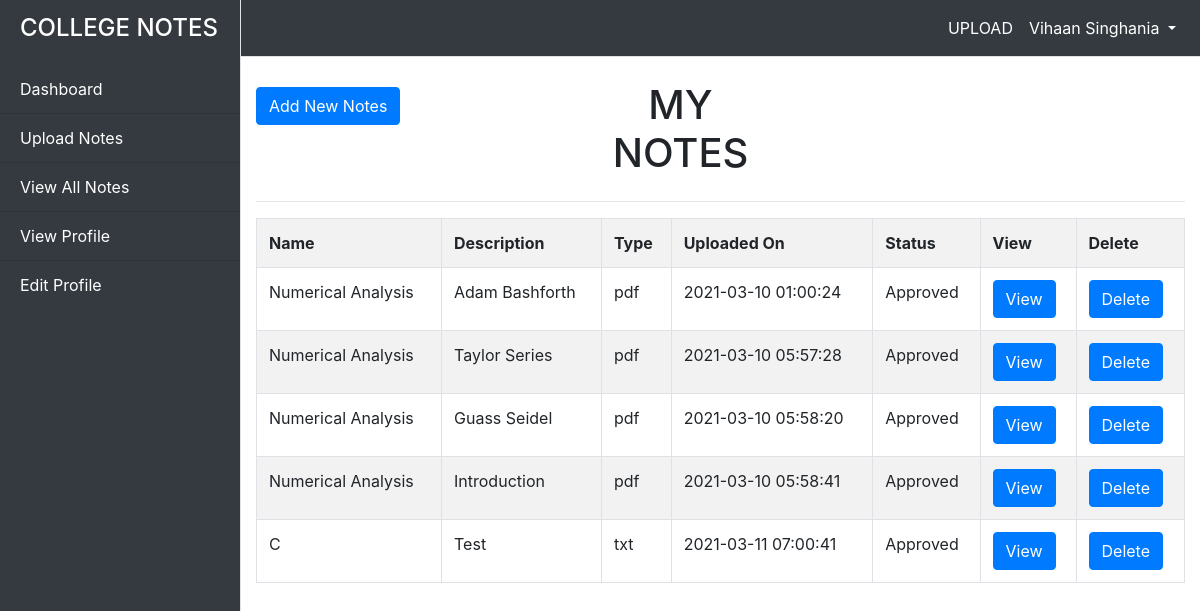
The page /dashboard.php?loginid=6&mynotes=1 on the database its author committed.
### tables this page shows
CREATE TABLE `users` (
  `ID` int(11) NOT NULL,
  `Name` varchar(225) NOT NULL,
  `email` varchar(225) NOT NULL,
  `Username` varchar(225) NOT NULL,
  `Password` varchar(225) NOT NULL,
  `Gender` varchar(225) NOT NULL,
  `Role` varchar(225) NOT NULL,
  `Course` varchar(225) NOT NULL,
  `Image` varchar(225) NOT NULL,
  `About` varchar(225) NOT NULL,
  `Joindate` date NOT NULL
);

CREATE TABLE `uploads` (
  `FILE_ID` int(11) NOT NULL,
  `FILE_NAME` varchar(225) NOT NULL,
  `FILE_DESCRIPTION` text NOT NULL,
  `FILE_TYPE` varchar(225) NOT NULL,
  `FILE_UPLOADER` varchar(225) NOT NULL,
  `FILE_UPLOADED_ON` timestamp NOT NULL DEFAULT current_timestamp(),
  `FILE_UPLOADED_TO` varchar(225) NOT NULL,
  `FILE` varchar(225) NOT NULL,
  `STATUS` varchar(225) NOT NULL
);

### dashboard.php (the view, shortened to what this page needs)
<?php
    if(!isset($_GET['loginid']))
    {
        header("location:index.php?lo=1");
    }
    else
    {
        $conn=mysqli_connect("localhost","root","","project2");
        $id=$_GET['loginid'];
        $sel1="select * from users where ID=$id";
        $res1=mysqli_query($conn,$sel1);
        $res2=mysqli_fetch_array($res1);
    }
?>
<!doctype html>
<html lang="en">
  <head>
    <link rel="stylesheet" href="https://stackpath.bootstrapcdn.com/bootstrap/4.5.2/css/bootstrap.min.css">
  </head>
  <body>
    <div class="d-flex" id="wrapper">
        <div class="bg-dark border-right text-white" id="sidebar-wrapper">
            <div class="sidebar-heading"><p class="h4">COLLEGE NOTES</p></div>
                <div class="list-group list-group-flush">
                    <a href="dashboard.php?loginid=<?php echo $res2[0];?>" class="list-group-item text-white list-group-item-action bg-dark">Dashboard</a>
                    <a href="dashboard.php?loginid=<?php echo $res2[0];?>&upload=1" class="list-group-item text-white list-group-item-action bg-dark">Upload Notes</a>
                    <a href="dashboard.php?loginid=<?php echo $res2[0];?>&mynotes=1" class="list-group-item text-white list-group-item-action bg-dark">View All Notes</a>
                    <a href="dashboard.php?loginid=<?php echo $res2[0];?>&viewprof=1" class="list-group-item text-white list-group-item-action bg-dark">View Profile</a>
                    <a href="dashboard.php?loginid=<?php echo $res2[0];?>&editprof=1" class="list-group-item text-white list-group-item-action bg-dark">Edit Profile</a>
                </div>
            </div>
            <div id="page-content-wrapper">
                <nav class="navbar navbar-expand-lg navbar-dark bg-dark border-bottom">
                    <div class="collapse navbar-collapse text-center" id="navbarSupportedContent">
                        <ul class="navbar-nav ml-auto mt-2 mt-lg-0">
                            <li class="nav-item">
                                <a class="nav-link text-white" href="dashboard.php?loginid=<?php echo $res2[0];?>&upload=1">UPLOAD</a>
                            </li>
                            <?php
                                $sel5="select * from users where ID=$res2[0]";
                                $res9=mysqli_query($conn,$sel5);
                                $res10=mysqli_fetch_array($res9);
                            ?>
                            <li class="nav-item dropdown">
                                <a class="nav-link text-white dropdown-toggle" href="#" id="navbarDropdown" role="button" data-toggle="dropdown" aria-haspopup="true" aria-expanded="false">
                                  <?php echo $res10[1];?>
                                </a>
                            </li>
                        </ul>
                    </div>
                </nav>
                <?php
                  if(isset($_GET['mynotes']))
                  {
                ?>
                    <div class="container-fluid">
                        <div class="row">
                          <div class="col-md-12 text-center">
                              <div class="row">
                                  <div class="col-md-4 text-left">
                                      <a href="dashboard.php?loginid=<?php echo $res2[0];?>&upload=1" style="margin-top:30px" class="btn btn-primary">Add New Notes</a>
                                  </div>
                                  <div class="col-md-3 text-center">
                                      <h1 class="mt-4">MY NOTES</h1>
                                  </div>
                              </div>
                              <hr/>
                          </div>
                        </div>
                        <div class="row">
                            <div class="table col-md-12 mr-3" style="overflow:scroll">
                                  <table class="table table-hover table-bordered table-striped" border=1 cellpadding=10 >
                                      <tr>
                                          <th>Name</th>
                                          <th>Description</th>
                                          <th>Type</th>
                                          <th>Uploaded On</th>
                                          <th>Status</th>
                                          <th>View</th>
                                          <th>Delete</th>
                                      </tr>
                                      <?php
                                          $sel2="select * from uploads where FILE_UPLOADER='$res2[3]'";
                                          $res3=mysqli_query($conn,$sel2);
                                          while($res4=mysqli_fetch_array($res3))
                                          {
                                      ?>
                                              <tr>
                                                  <td><?php echo $res4[1];?></td>
                                                  <td><?php echo $res4[2];?></td>
                                                  <td><?php echo $res4[3];?></td>
                                                  <td><?php echo $res4[5];?></td>
                                                  <td><?php echo $res4[8];?></td>
                                                  <td><a href="Uploads/<?php echo $res4[7];?>" target="_blank" class="btn btn-primary">View</a></td>
                                                  <td><a href="dashboard.php?loginid=<?php echo $res2[0];?>&mynotes=1&delete=<?php echo $res4[0];?>" onclick="return confirm('Are you sure you want to delete this uploaded notes?')" class="btn btn-primary">Delete</a></td>
                                              </tr>
                                      <?php
                                          }
                                      ?>
                                  </table>
                            </div>
                        </div>
                    </div>
                <?php
                  }
                ?>
            </div>
        </div>
  </body>
 </body>
</html>

### dashboard.php (style rules this page uses)
#wrapper { overflow-x: hidden; }
#sidebar-wrapper { min-height: 100vh; margin-left: -15rem; -webkit-transition: margin .25s ease-out; -moz-transition: margin .25s ease-out; -o-transition: margin .25s ease-out; transition: margin .25s ease-out; }
#sidebar-wrapper .sidebar-heading { padding: 0.875rem 1.25rem; font-size: 1.2rem; }
#sidebar-wrapper .list-group { width: 15rem; }
#page-content-wrapper { min-width: 100vw; }
@media (min-width: 768px) { #sidebar-wrapper { margin-left: 0; } }
@media (min-width: 768px) { #page-content-wrapper { min-width: 0; width: 100%; } }

### rows shown on the page
users: Name "Vihaan Singhania"
uploads: FILE_NAME "Numerical Analysis", FILE_DESCRIPTION "Adam Bashforth", FILE_TYPE "pdf", FILE_UPLOADED_ON "2021-03-10 01:00:24", STATUS "Approved"
uploads: FILE_NAME "Numerical Analysis", FILE_DESCRIPTION "Taylor Series", FILE_TYPE "pdf", FILE_UPLOADED_ON "2021-03-10 05:57:28", STATUS "Approved"
uploads: FILE_NAME "Numerical Analysis", FILE_DESCRIPTION "Guass Seidel", FILE_TYPE "pdf", FILE_UPLOADED_ON "2021-03-10 05:58:20", STATUS "Approved"
uploads: FILE_NAME "Numerical Analysis", FILE_DESCRIPTION "Introduction", FILE_TYPE "pdf", FILE_UPLOADED_ON "2021-03-10 05:58:41", STATUS "Approved"
uploads: FILE_NAME "C", FILE_DESCRIPTION "Test", FILE_TYPE "txt", FILE_UPLOADED_ON "2021-03-11 07:00:41", STATUS "Approved"
